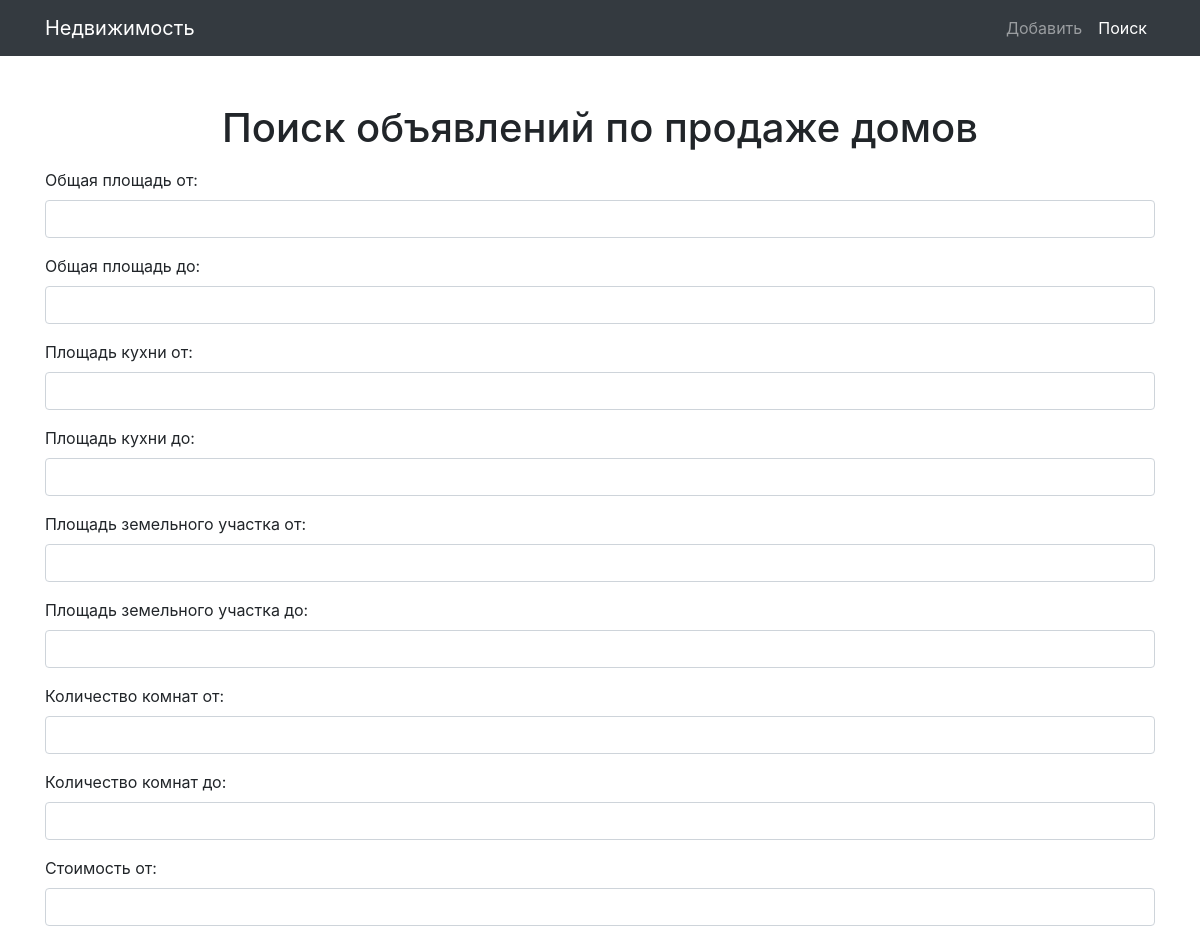
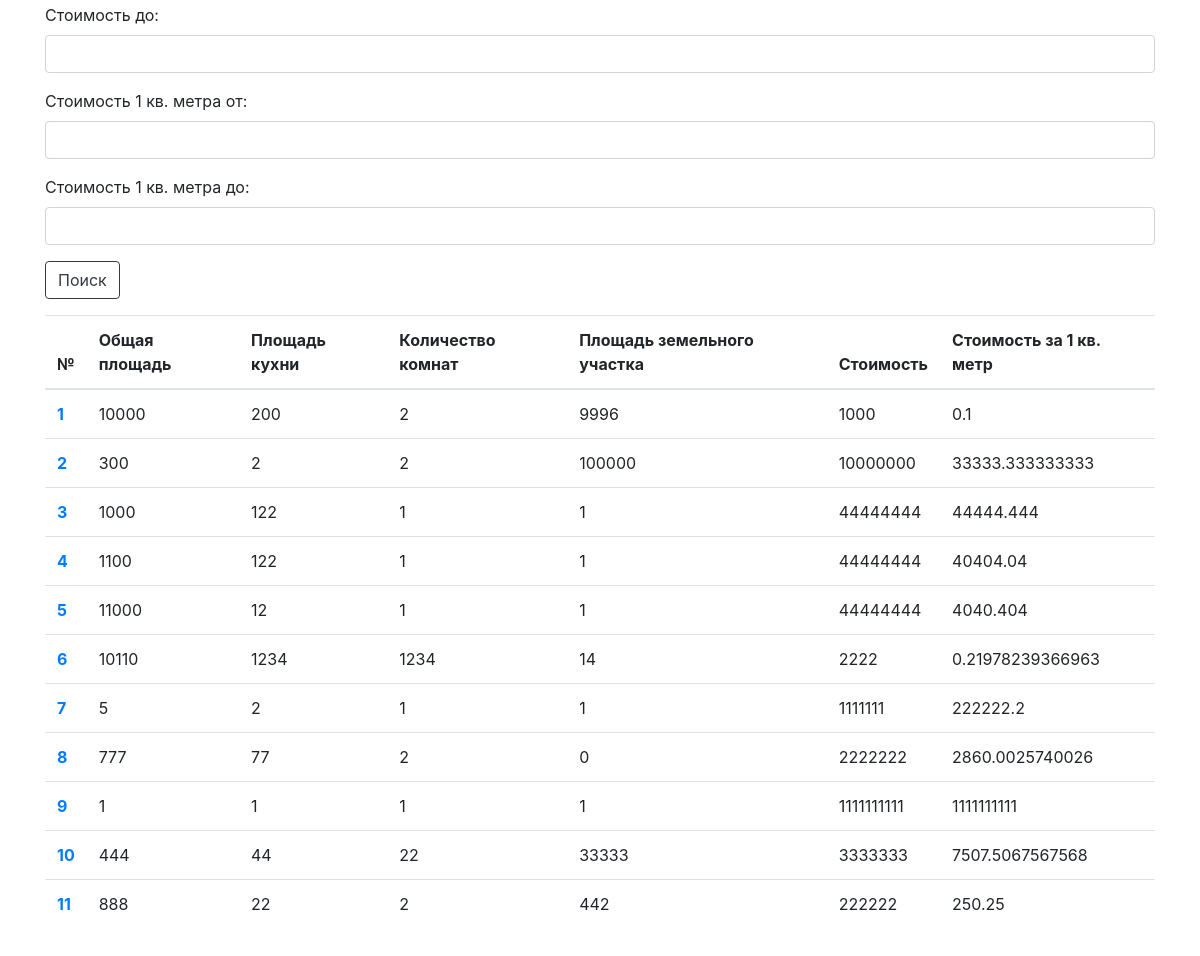
Screenshot of /?controller=ad&action=search_house with the database file from the repository (2 pictures, top to bottom).
### tables this page shows
CREATE TABLE `House` (
  `id` int(11) NOT NULL,
  `gross_area` int(11) NOT NULL,
  `kitchen_area` int(11) NOT NULL,
  `room_amount` int(11) NOT NULL,
  `address` varchar(300) NOT NULL,
  `land_area` int(11) DEFAULT NULL,
  `cost` int(11) NOT NULL
);

### Controllers/Controller.php (called while the page is built, shortened)
<?php
class Controller
{
    public function render($name, $vars, $layout = null)
    {
        extract($vars);
        include 'Views/'.$name.'.php';
    }
}

### Controllers/AdController.php (called while the page is built, shortened)
<?php
class AdController extends Controller
{
    public function search_houseAction()
    {
        $houses = House::all();
        return $this->render('search_house', [
            'menu'   => 'search',
            'houses' => $houses,
            'post'   => $_POST
        ], 'layout');
    }
}

### index.php (called while the page is built, shortened)
<?php
require_once 'Config.php';
require_once 'Db.php';
require_once 'Controllers/Controller.php';
require_once 'Models/Model.php';
Route::start();

### Db.php (called while the page is built, shortened)
<?php
class Db {
    private static $instance;
    private static function getInstance(){
        if (self::$instance == null){
            self::$instance = new $className;
        }
        return self::$instance;
    }
    private static function initConnection(){
        $db = self::getInstance();
        $db->conn = new mysqli(Config::$host, Config::$login, Config::$password, Config::$dbname);
        $db->conn->set_charset('utf8');
        return $db;
    }
    public static function getconn() {
        try {
            $db = self::initConnection();
            return $db->conn;
        } catch (Exception $ex) {
            echo "I was unable to open a connection to the database. " . $ex->getMessage();
            return null;
        }
    }
}

### Models/Model.php (called while the page is built, shortened)
<?php
class Model
{
    public static function all() {
        $list  = [];
        $sql   = 'SELECT * FROM '.get_called_class();
        $items = Db::getconn()->query($sql);
        $items = $items->fetch_all(MYSQLI_ASSOC);
        $keys  = get_class_vars(get_called_class());
        foreach ($items as $item) {
            $arr = [];
            foreach ($keys as $key=>$value) {
                $arr[$key] = $item[$key];
            }
            $list[] = new $class($arr);
        }
        return $list;
    }
}

### Views/search_house.php (the view, shortened to what this page needs)
<div class="row">
    <div class="col-lg-12 text-center">
        <h1 class="mt-5">Поиск объявлений по продаже домов</h1>
    </div>
</div>
<form action="" method="post" enctype="multipart/form-data">
    <div class="form-group">
        <label for="gross_area_from">Общая площадь от:</label>
        <input type="number" min="1" class="form-control" value="<?=$post['gross_area_from']?>" id="gross_area_from" name="gross_area_from">
    </div>
    <div class="form-group">
        <label for="gross_area_to">Общая площадь до:</label>
        <input type="number" min="1" class="form-control" value="<?=$post['gross_area_to']?>" id="gross_area_to" name="gross_area_to">
    </div>
    <div class="form-group">
        <label for="kitchen_area_from">Площадь кухни от:</label>
        <input type="number" min="1" class="form-control" value="<?=$post['kitchen_area_from']?>" id="kitchen_area_from" name="kitchen_area_from">
    </div>
    <div class="form-group">
        <label for="kitchen_area_to">Площадь кухни до:</label>
        <input type="number" min="1" class="form-control" value="<?=$post['kitchen_area_to']?>"  id="kitchen_area_to" name="kitchen_area_to">
    </div>
    <div class="form-group">
        <label for="land_area_from">Площадь земельного участка от:</label>
        <input type="number" min="1" class="form-control" value="<?=$post['land_area_from']?>" id="land_area_from" name="land_area_from">
    </div>
    <div class="form-group">
        <label for="land_area_to">Площадь земельного участка до:</label>
        <input type="number" min="1" class="form-control" value="<?=$post['land_area_to']?>"  id="land_area_to" name="land_area_to">
    </div>
    <div class="form-group">
        <label for="room_amount_from">Количество комнат от:</label>
        <input type="number" min="1" class="form-control"  value="<?=$post['room_amount_from']?>"  id="room_amount_from" name="room_amount_from">
    </div>
    <div class="form-group">
        <label for="room_amount_to">Количество комнат до:</label>
        <input type="number" min="1" class="form-control"  value="<?=$post['room_amount_from']?>"  id="room_amount_to" name="room_amount_to">
    </div>
    <div class="form-group">
        <label for="cost_from">Стоимость от:</label>
        <input type="number" class="form-control"  value="<?=$post['cost_from']?>"  id="cost_from" name="cost_from">
    </div>
    <div class="form-group">
        <label for="cost_to">Стоимость до:</label>
        <input type="number" class="form-control"  value="<?=$post['cost_to']?>"  id="cost_to" name="cost_to">
    </div>
    <div class="form-group">
        <label for="cost_1_sq_m_from">Стоимость 1 кв. метра от:</label>
        <input type="number" class="form-control"  value="<?=$post['cost_1_sq_m_from']?>"  id="cost_1_sq_m_from" name="cost_1_sq_m_from">
    </div>
    <div class="form-group">
        <label for="cost_1_sq_m_to">Стоимость 1 кв. метра до:</label>
        <input type="number" class="form-control"  value="<?=$post['cost_1_sq_m_to']?>"  id="cost_1_sq_m_to" name="cost_1_sq_m_to">
    </div>
    <div class="form-group">
        <input type="submit" class="btn btn-outline-dark" name="submit" value="Поиск"/>
    </div>
</form>
<?php if ($houses): ?>
    <table class="table">
        <caption></caption>
        <thead>
            <th>№</th>
            <th>Общая площадь</th>
            <th>Площадь кухни</th>
            <th>Количество комнат</th>
            <th>Площадь земельного участка</th>
            <th>Стоимость</th>
            <th>Стоимость за 1 кв. метр</th>
        </thead>
        <?php foreach($houses as $house): ?>
            <tr>
                <th><a href="/?controller=ad&action=view_house&id=<?= $house->id ?>"><?= $house->id ?></a></th>
                <td><?= $house->gross_area?></td>
                <td><?= $house->kitchen_area?></td>
                <td><?= $house->room_amount?></td>
                <td><?= $house->land_area?></td>
                <td><?= $house->cost?></td>
                <td><?= $house->cost/$house->gross_area?></td>
            </tr>
        <?php endforeach; ?>
    </table>
<?php else: ?>
    Нет результатов
<?php endif; ?>

### css/style.css (style rules this page uses)
body { padding-top: 54px; }
@media (min-width: 992px) { body { padding-top: 56px; } }

### rows the page displays
house: id "1", gross_area "10000", kitchen_area "200", room_amount "2", land_area "9996", cost "1000", $house->cost/$house->gross_area "0.1"
house: id "2", gross_area "300", kitchen_area "2", room_amount "2", land_area "100000", cost "10000000", $house->cost/$house->gross_area "33333.333333333"
house: id "3", gross_area "1000", kitchen_area "122", room_amount "1", land_area "1", cost "44444444", $house->cost/$house->gross_area "44444.444"
house: id "4", gross_area "1100", kitchen_area "122", room_amount "1", land_area "1", cost "44444444", $house->cost/$house->gross_area "40404.04"
house: id "5", gross_area "11000", kitchen_area "12", room_amount "1", land_area "1", cost "44444444", $house->cost/$house->gross_area "4040.404"
house: id "6", gross_area "10110", kitchen_area "1234", room_amount "1234", land_area "14", cost "2222", $house->cost/$house->gross_area "0.21978239366963"
house: id "7", gross_area "5", kitchen_area "2", room_amount "1", land_area "1", cost "1111111", $house->cost/$house->gross_area "222222.2"
house: id "8", gross_area "777", kitchen_area "77", room_amount "2", land_area "0", cost "2222222", $house->cost/$house->gross_area "2860.0025740026"
house: id "9", gross_area "1", kitchen_area "1", room_amount "1", land_area "1", cost "1111111111", $house->cost/$house->gross_area "1111111111"
house: id "10", gross_area "444", kitchen_area "44", room_amount "22", land_area "33333", cost "3333333", $house->cost/$house->gross_area "7507.5067567568"
house: id "11", gross_area "888", kitchen_area "22", room_amount "2", land_area "442", cost "222222", $house->cost/$house->gross_area "250.25"
